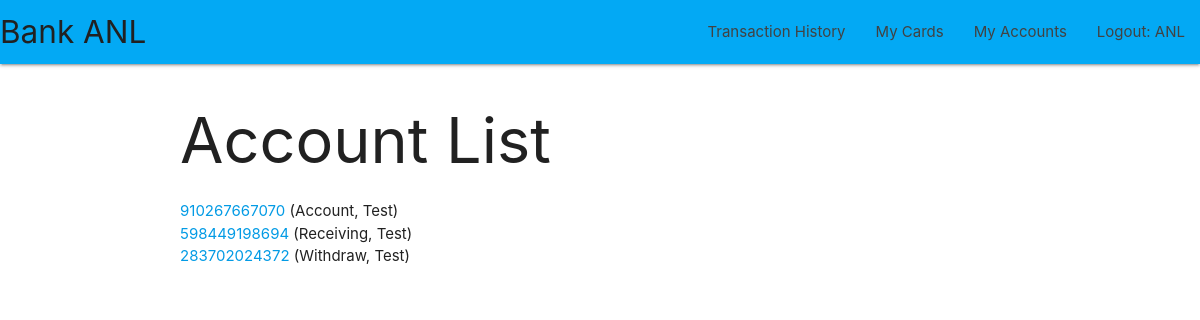
Before: /catalog/accounts/ (signed in) with the older database file.
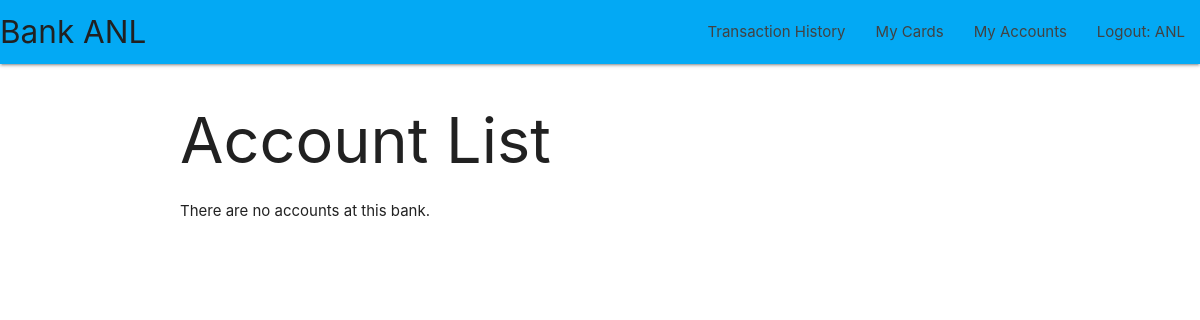
After: the same page with the newer database file.
### catalog/models.py (models this page shows, shortened)
class Account(models.Model):
    account_number = models.CharField(
        primary_key=True,
        validators=[MinLengthValidator(12)],
        max_length=12,
        default=0,
        help_text='Enter Account Number')
    first_name = models.CharField(
        validators=[MinLengthValidator(1)],
        max_length=30,
        help_text='Enter first name of account holder')
    last_name = models.CharField(
        validators=[MinLengthValidator(1)],
        max_length=30,
        help_text='Enter last name of account holder')
    address = models.CharField(
        validators=[MinLengthValidator(1)],
        max_length=100,
        null=True,
        blank=True,
        help_text='Enter address of account holder')
    phone_number = models.CharField(
        validators=[MinLengthValidator(10)],
        max_length=10,
        help_text='Enter phone number of account holder')
    balance = models.IntegerField(
        default=0,
        help_text='Initial balance for Account')
    """ Links account to a specific user """
    bank_user = models.ForeignKey(
        User,
        on_delete=models.SET_NULL,
        null=True,
        blank=True)
    def get_absolute_url(self):
        return reverse('account-detail', args=[str(self.account_number)])

### catalog/views.py (the view)
# urls.py: path('accounts/', views.AccountListView.as_view(), name='accounts'),
class AccountListView(generic.ListView):
    model = Account
    paginate_by = 25

### catalog/templates/catalog/account_list.html
{% extends "base_generic.html" %}
{% block content %}
  <h1>Account List</h1>
  {% if account_list %}
  <ul>
    {% for account in account_list %}
      <li>
        <a href="{{ account.get_absolute_url }}">{{ account.account_number }}</a> ({{account.last_name}}, {{account.first_name}})
      </li>
    {% endfor %}
  </ul>
  {% else %}
    <p>There are no accounts at this bank.</p>
  {% endif %}
{% endblock %}

Changed rows visible on the page:
removed Account: account_number "910267667070", last_name "Account", first_name "Test"
removed Account: account_number "598449198694", last_name "Receiving", first_name "Test"
removed Account: account_number "283702024372", last_name "Withdraw", first_name "Test"
Other visible differences:
text now shown: "There are no accounts at this bank."
